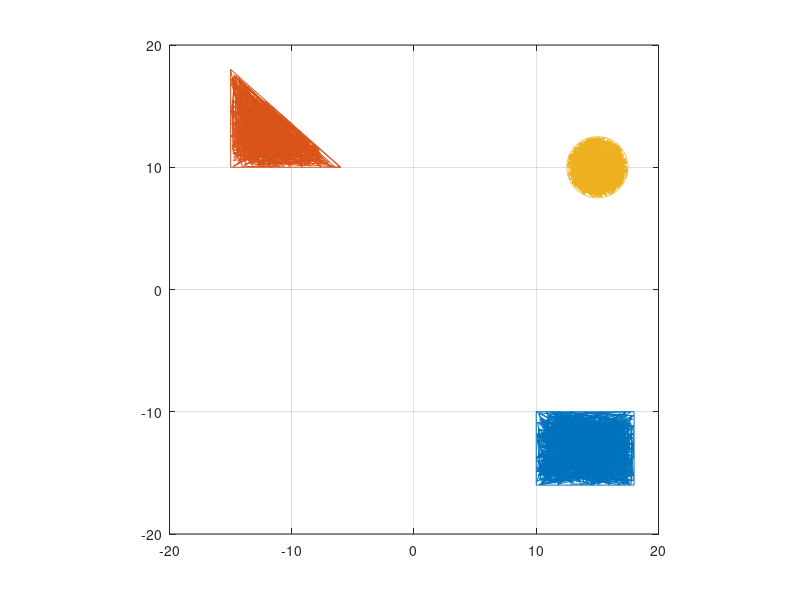

Write MATLAB code to recreate this figure.
n = 1000;

%Rectangle Obstacle with random points inside;
x1 = [10,18,18,10,10]';           %set the corner of the Xpoints.
y1 = [-10,-10,-16,-16,-10]';      %set the corner of the Ypoints.



x11 = 10+8.*rand(n,1);           %set the random points of X
y11 = -(10+6.*rand(n,1));        %set the random points of Y

X1 = [x1;x11];          %colletive points in the space.
Y1 = [y1;y11];          %collective points in the space.


plot(X1,Y1)        

hold on

%Triangle with the obstacle points in it.
%same the above steps goes for the all other.
x2 = [-15 -6 -15,-15]';
y2 = [18,10,10,18]';

hold on 
x21 = -(6+9.*rand(n,1));
y21 = 10+8*rand(n,1);
p = y21 < 10 - (8/9)*(x21+6);

X2 = [x2;x21(p)];
Y2 = [y2;y21(p)];

plot(X2,Y2)

%Cirlce with random points of obstacle in it.

R3 = 2.5;


theta = linspace(0,2*pi,1000);
x3 = (15+R3*sin(theta))';
y3 = (10+R3*cos(theta))'; 
hold on

% Now create the set of points.
t = 2*pi*rand(n,1);
r = R3*sqrt(rand(n,1));
x31 = 15 + r.*cos(t);
y31 = 10 + r.*sin(t); 

X3= [x3;x31];
Y3= [y3;y31];
plot(X3,Y3)
axis([-20 20 -20 20])
axis equal
grid on;

X = [X1;X2;X3];
Y = [Y1;Y2;Y3];
cordObstacle = [X Y];